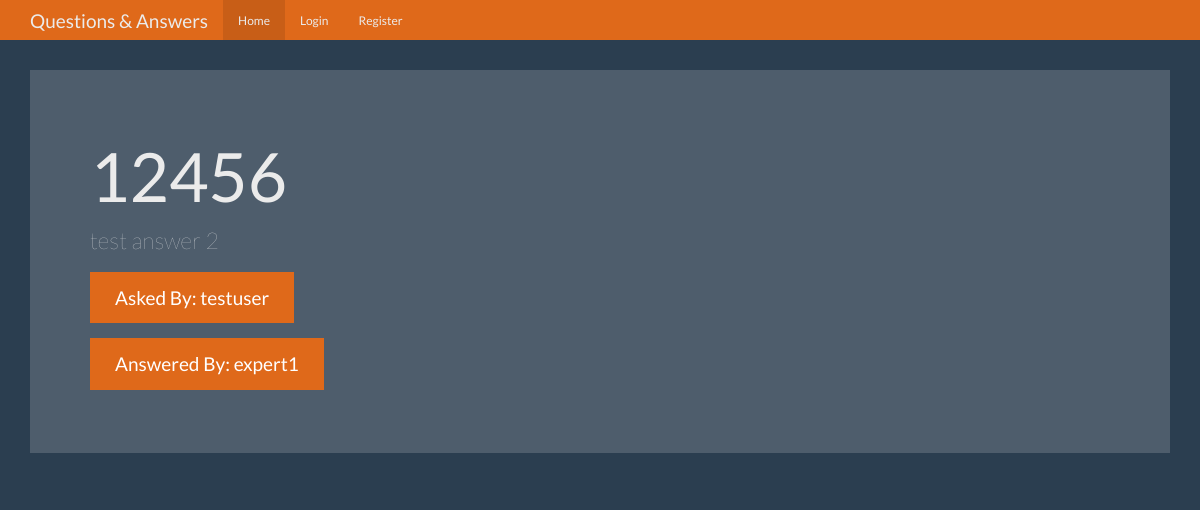
Screenshot of /question/1 with the database file from the repository.
### tables this page shows
CREATE TABLE questions (
    id integer primary key autoincrement,
    question_text text not null,
    answer_text text,
    asked_by_id integer not null,
    expert_id integer not null
);

CREATE TABLE "users" (
  "id" integer PRIMARY KEY AUTOINCREMENT,
  "name" text NOT NULL,
  "password" text NOT NULL,
  "expert" boolean NOT NULL,
  "admin" boolean NOT NULL
);

### app.py (the view)
@app.route('/question/<question_id>')
def question(question_id):
    user = get_current_user()
    db = get_db()
    question_cur = db.execute('select questions.question_text, questions.answer_text, askers.name as asker_name, '
                              'experts.name as expert_name from questions '
                              'join users as askers on askers.id = questions.asked_by_id '
                              'join users as experts on experts.id = questions.expert_id '
                              'where questions.id = ?', [question_id])
    question_result = question_cur.fetchone()
    return render_template('question.html', user=user, question=question_result)

### app.py (called while the page is built)
def get_current_user():
    user_result = None
    if 'user' in session:
        user = session['user']
        db = get_db()
        user_cur = db.execute('select id, name, password, expert, admin from users where name = ?', [user])
        user_result = user_cur.fetchone()
    return user_result

### database.py (called while the page is built)
def connect_db():
    sql = sqlite3.connect('q&a.db')
    sql.row_factory = sqlite3.Row
    return sql

def get_db():
    if not hasattr(g, 'sqlite3_db'):
        g.sqlite_db = connect_db()
    return g.sqlite_db

### templates/question.html (shortened to what this page needs)
{% extends "base.html" %}
{% from "show_links.html" import show_links %}
{% block nav %}
    {{ show_links(user) }}
{% endblock %}
{% block body %}
    <div class="jumbotron">
        <h1>{{ question['question_text'] }}</h1>
        <p>{{ question['answer_text'] }}</p>
        <p><a class="btn btn-primary btn-lg">Asked By: {{ question['asker_name'] }}</a></p>
        <p><a class="btn btn-primary btn-lg">Answered By: {{ question['expert_name'] }}</a></p>
    </div>
{% endblock %}

### static/theme.css (style rules this page uses)
body { padding-top: 70px; padding-bottom: 30px; }

### rows the page displays
questions: question_text "12456", answer_text "test answer 2"
users: asker_name "testuser"
users: expert_name "expert1"
